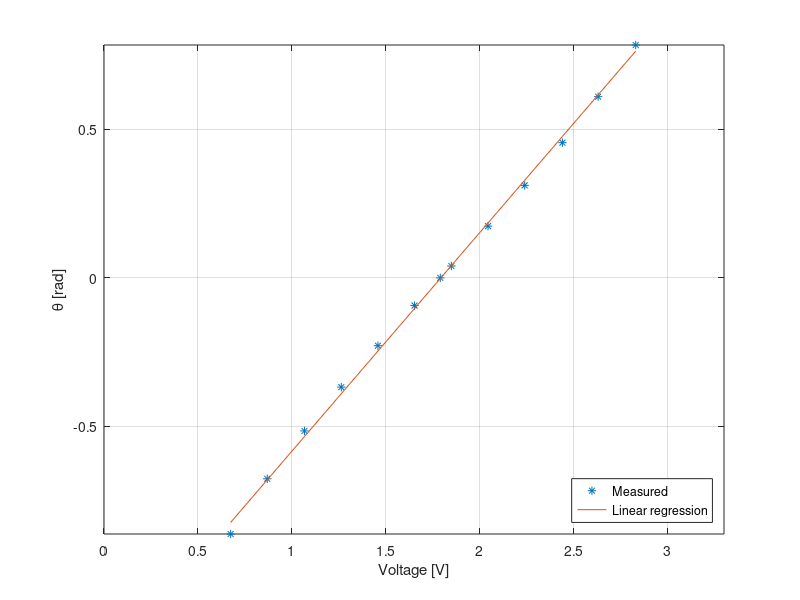

Source code (MATLAB):
% GRAB DATA FROM CRANE
ZERO_PIXEL = 285;

% PIXELS, CONVERTED TO ANGLE + RESPECTIVE COMEDI-READ VOLTAGES!
p = [0     50    100   150   200   250   285   300   350   400   450   500   550];
a = asin(((p-ZERO_PIXEL) / 15)/25);
u = [0.674 0.869 1.067 1.263 1.458 1.653 1.7899 1.849 2.044 2.239 2.440 2.630 2.830];

[p, s] = polyfit(u, a, 1);
% x = -0.4981*u + 4.7931

a_est = polyval(p, u);

%x_est = p(1) * u + p(2);

r2 = 1 - s.normr^2 / norm(a-mean(a))^2

% PLOT
plot(u, a, '*', u, a_est);
%title('Angle sensor');
xlabel('Voltage [V]');
ylabel('\theta [rad]');
xlim([0 3.3]);
ylim([a(1) a(end)]);
grid on;
legend('Measured', 'Linear regression', 'location', 'southeast');
